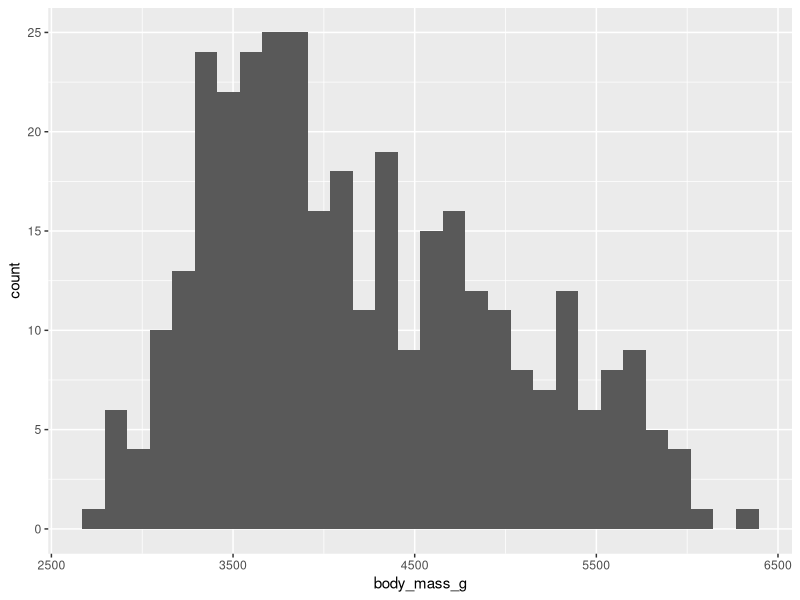
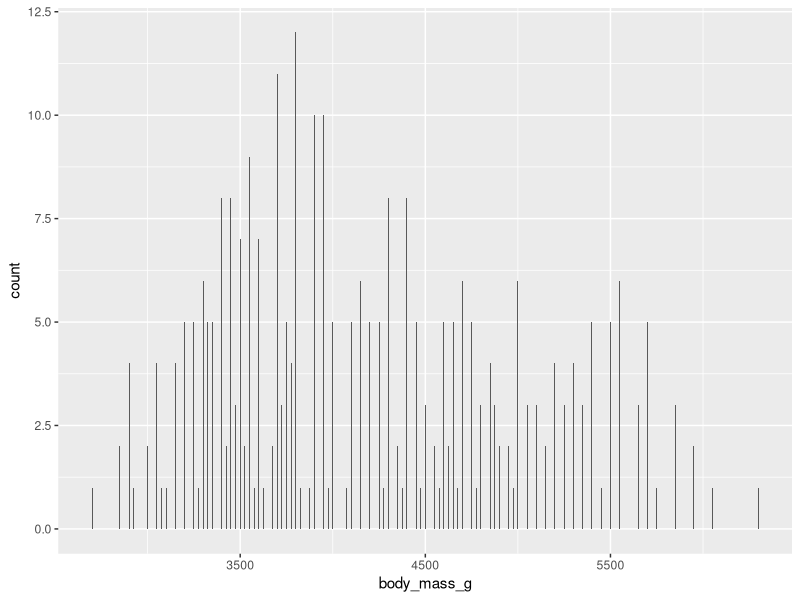
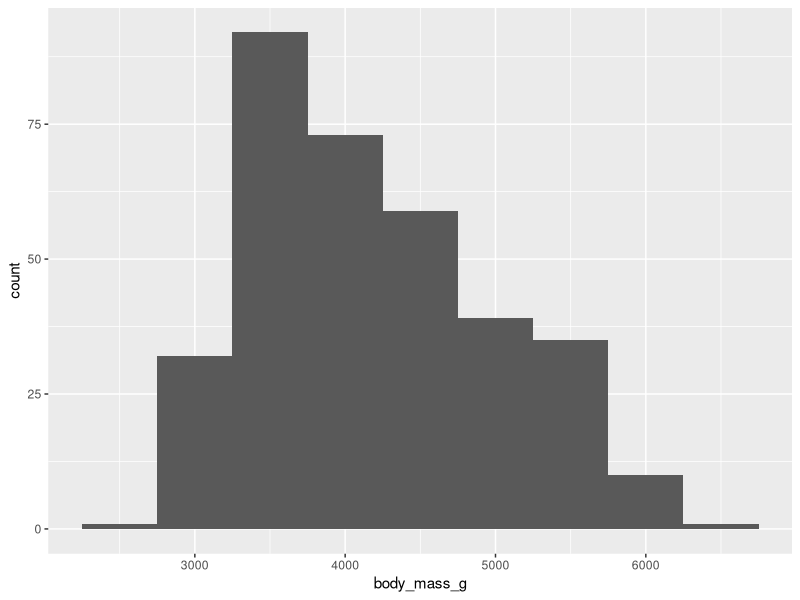
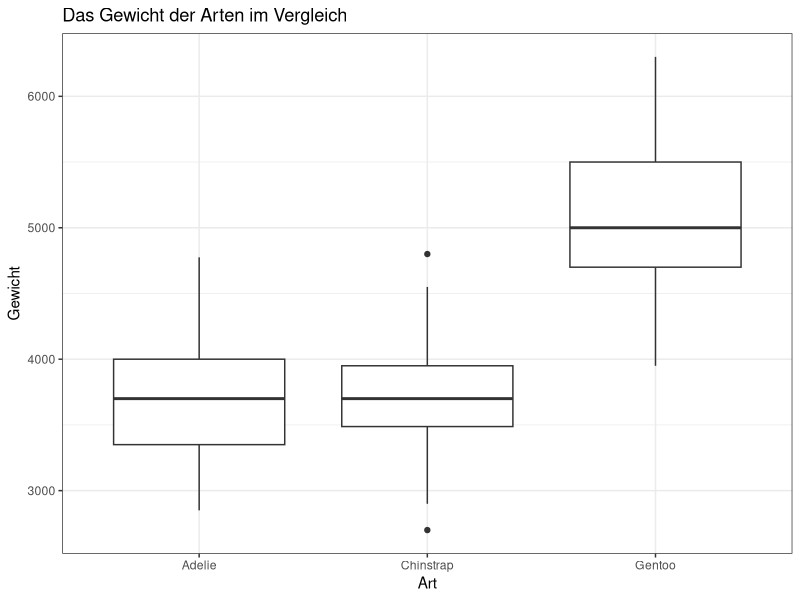
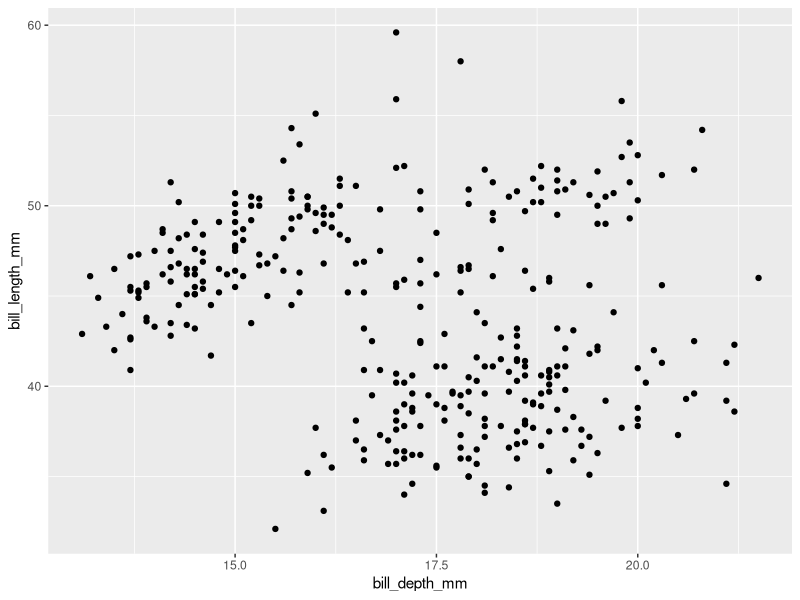
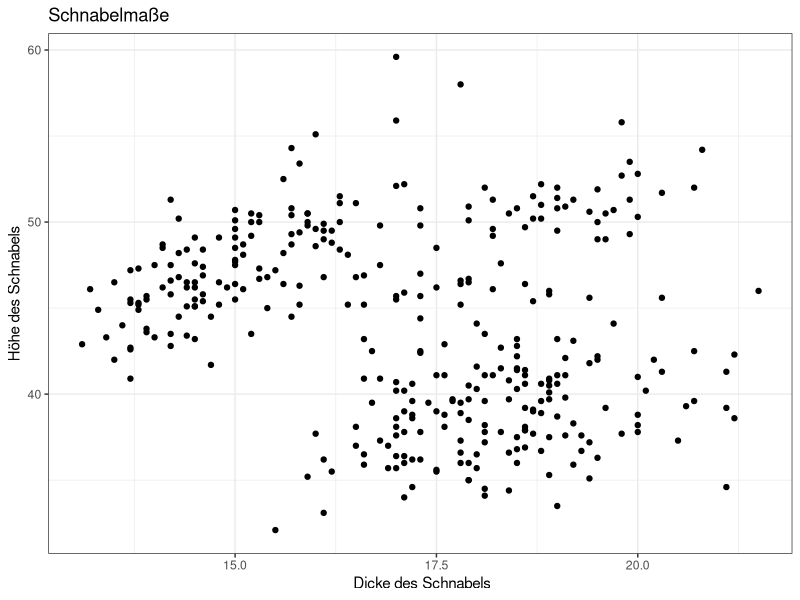
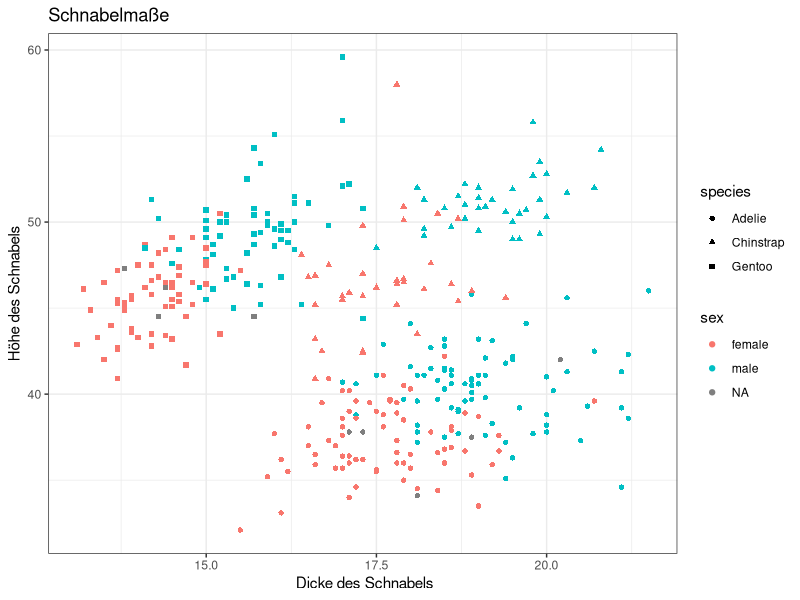
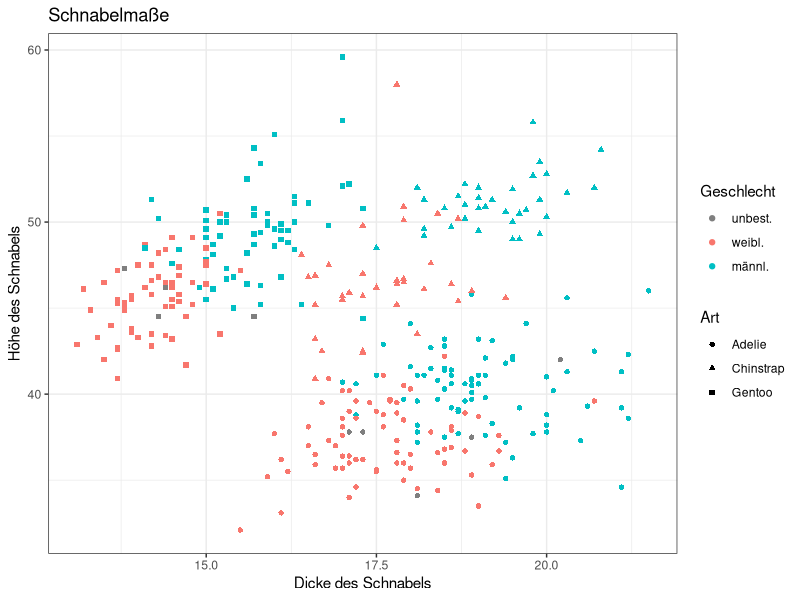

Here is the R script that generated these plots, in order:
## ---- chunk 1
knitr::opts_chunk$set(
  warning = FALSE, # keine Warnungen
  message = FALSE, # keine Nachrichten
  echo = TRUE, # Code wird auch abgebildet
  fig.path = "../figures/" # hier werden Bilder gespeichert
  )
## ---- chunk 2
# Pakete und Daten laden
library(palmerpenguins)
library(ggplot2)
data("penguins")
## ---- chunk 3
# Histogramm erstellen
ggplot(data = penguins) +
  geom_histogram(aes(x = body_mass_g), na.rm = TRUE)
## ---- chunk 4
# Histogramm mit Klassengröße 5 erstellen
ggplot(data = penguins) +
  geom_histogram(aes(x = body_mass_g), binwidth = 5, na.rm = TRUE) 
## ---- chunk 5
# Histogramm mit Klassengröße 500 erstellen
ggplot(data = penguins)+
  geom_histogram(aes(x = body_mass_g), binwidth = 500, na.rm = TRUE)
## ---- chunk 6
# Boxplot-Diagramm erstellen
ggplot(data = penguins) +
  geom_boxplot(aes(x = species,  # auf der x-Achse die Art
                   y = body_mass_g), # auf der y-Achse das Gewicht
               na.rm = TRUE) + # alle NAs müssen raus
  labs(x = "Art",               # Beschriftung der Achsen
       y = "Gewicht",
       title = "Das Gewicht der Arten im Vergleich") +
  theme_bw()
## ---- chunk 7
# Streudiagramm erstellen
ggplot(data = penguins, aes(x = bill_depth_mm, y = bill_length_mm)) +
  geom_point(na.rm = TRUE)
## ---- chunk 8
# Streudiagramm mit angepasstem Titel und Achsbeschriftung erstellen
ggplot(data = penguins) +
  geom_point(aes(x = bill_depth_mm, y = bill_length_mm), na.rm = TRUE) + 
  labs(x =" Dicke des Schnabels",
       y ="Höhe des Schnabels",
       title = "Schnabelmaße") +
  theme_bw()
## ---- chunk 9
# Streudiagamm mit Farb- und Formunterschieden erstellen
ggplot(data = penguins, aes(x = bill_depth_mm, y = bill_length_mm, 
                            shape = species, color = sex)) +
  geom_point(na.rm = TRUE) + 
  labs(x =" Dicke des Schnabels",
       y ="Höhe des Schnabels",
       title = "Schnabelmaße") +
  theme_bw()
## ---- chunk 10
# Streudiagramm mit angepasstem Legendentitel erstellen
ggplot(data = penguins, aes(x = bill_depth_mm, y = bill_length_mm, shape = species, color = sex)) +
  geom_point(na.rm = TRUE) + 
  labs(x = "Dicke des Schnabels",
       y = "Höhe des Schnabels",
       title = "Schnabelmaße") +
  theme_bw() +
 scale_colour_discrete(name = "Geschlecht",
                       breaks = c(NA, "female", "male"),
                       labels = c("unbest.", "weibl.", "männl.")) +
 scale_shape_discrete(name  ="Art")
